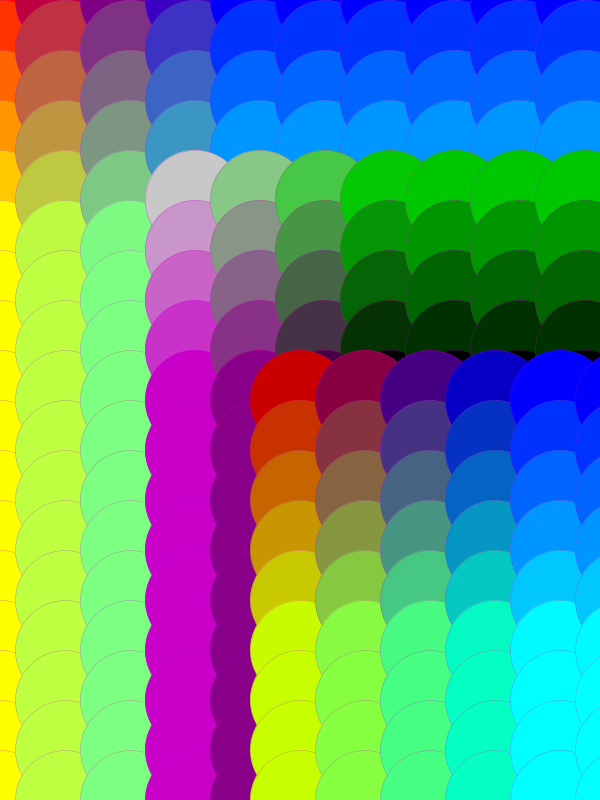
Frame 1 (no input)
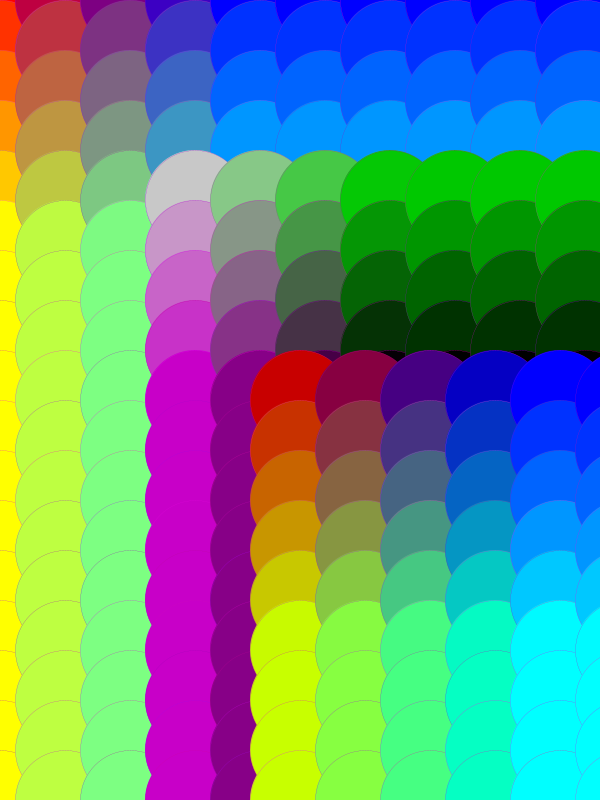
Frame 60 (the mouse pressed at the canvas centre just before this capture)
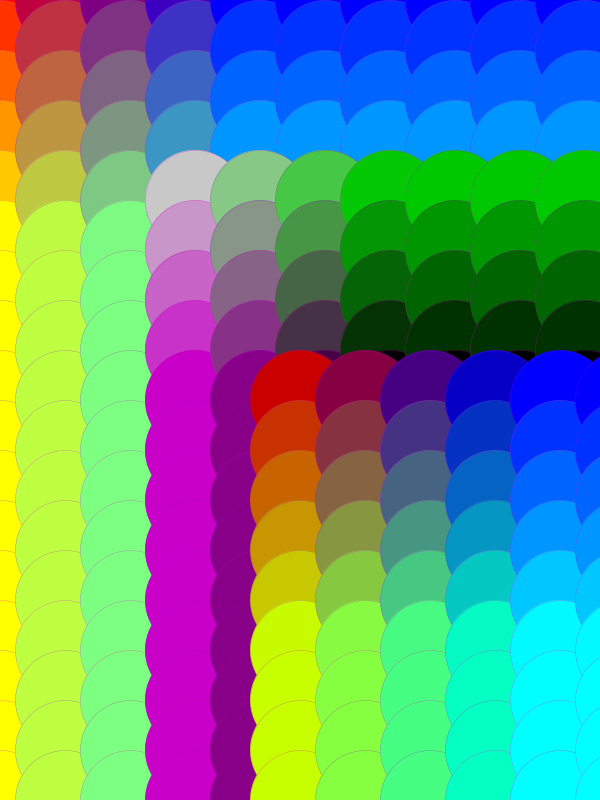
Frame 120 (the mouse held since frame 60 and released just before this capture)

The Processing sketch that drew these frames (run headless with seeded random() and noise(); from frame 60 on, the mouse is pressed at the canvas centre):

// Processing sketch: rainbow
// ── rainbow.pde

void setup(){
  background(0);
  size(600,800);
}

void draw(){
 noFill();
 stroke(255);
 strokeWeight(0.2);
 
 for (int i = 0; i < 600; i = i+65) {
  for (int j = 0; j < 900; j = j+50) {
    fill(255-i,j,i);
    stroke(random(150,255),random(0,10),random(150,255));
    ellipse(i, j,100,100);
   }
 }
 
for (int i = 0; i < 600; i = i+65) {
  for (int j = 0; j < 900; j = j+50) {
    fill(200-i,200-j,200-i);
    stroke(random(150,255),random(0,10),random(150,255));
    ellipse(195+i,200+j,100,100);
   }
 }
 
 for (int i = 0; i < 600; i = i+65) {
  for (int j = 0; j < 900; j = j+50) {
    fill(200-i,j,i);
    stroke(random(150,255),random(0,10),random(150,255));
    ellipse(300+i,400+j,100,100);
   }
 }
 
 
 
 
 save("star.png");
} 
